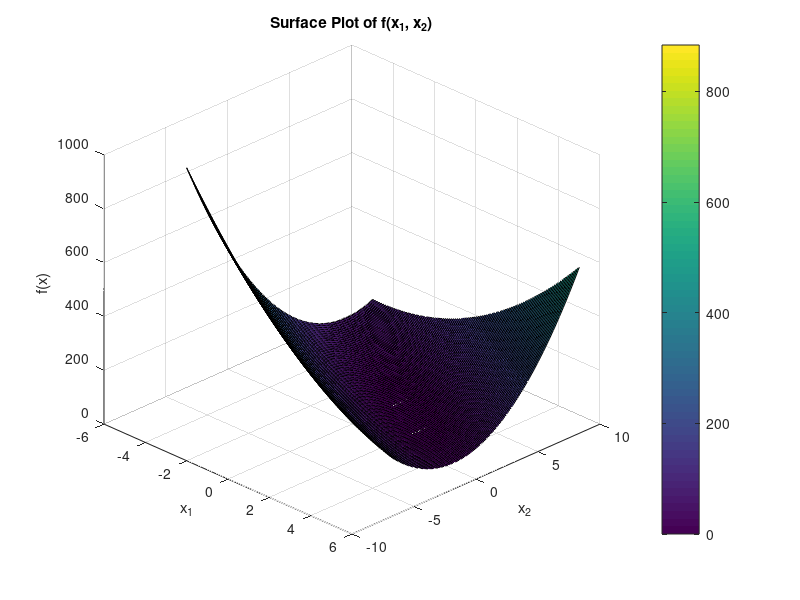

MATLAB code to generate this figure:
clear; clc; close all;

% --- Define Function and Gradients ---
f = @(x) (x(1) + 2*x(2) - 7)^2 + (2*x(1) + x(2) - 5)^2;

% Gradient Function (returns column vector)
grad_f = @(x) [10*x(1) + 8*x(2) - 34; 
               8*x(1) + 10*x(2) - 38];

% Hessian Function (Constant for this problem)
hess_f = @(x) [10, 8; 
               8, 10];

tol = 1e-6;

%% --- Part (b): Plotting ---
fprintf('Generating plot...\n');
[X, Y] = meshgrid(-5:0.1:5, -5:0.1:10); % Centered roughly around (1,3)
Z = (X + 2.*Y - 7).^2 + (2.*X + Y - 5).^2;

figure;
surf(X, Y, Z);
xlabel('x_1'); ylabel('x_2'); zlabel('f(x)');
title('Surface Plot of f(x_1, x_2)');
colorbar;
view(45, 30);

%% --- Part (c): Newton's Method ---
fprintf('\n--- Part (c): Newton''s Method ---\n');

guesses = [0, 0; 5, 5]; % Two different initial guesses

for k = 1:2
    x_curr = guesses(k, :)'; % Transpose to column vector
    iter = 0;
    err = 100;
    
    fprintf('Start Guess: [%.1f, %.1f]\n', x_curr(1), x_curr(2));
    
    while err > tol
        iter = iter + 1;
        
        g = grad_f(x_curr);
        H = hess_f(x_curr);
        
        % Newton Step: x_new = x - H\g
        % Note: For a quadratic function, this finds exact min in 1 step
        step = H \ g;
        x_new = x_curr - step;
        
        err = norm(x_new - x_curr);
        x_curr = x_new;
        
        if iter > 50, break; end 
    end
    fprintf('  Minima: [%.6f, %.6f]\n', x_curr(1), x_curr(2));
    fprintf('  Iterations: %d\n', iter);
end

%% --- Part (d): BFGS Method ---
fprintf('\n--- Part (d): BFGS Method ---\n');

for k = 1:2
    x_curr = guesses(k, :)';
    iter = 0;
    n = length(x_curr);
    I = eye(n);
    B_inv = I; % Initial Inverse Hessian Approximation
    err = 100;
    
    fprintf('Start Guess: [%.1f, %.1f]\n', x_curr(1), x_curr(2));
    
    while err > tol && iter < 50
        iter = iter + 1;
        
        grad = grad_f(x_curr);
        
        % Search direction
        p = -B_inv * grad;
        
        % In full BFGS we do a line search here. 
        % For simplicity/demonstration, we use step size alpha = 1 
        % (works well for quadratic-like problems near minimum)
        alpha = 1; 
        
        x_new = x_curr + alpha * p;
        
        % Update data for BFGS
        s = x_new - x_curr;        % Change in position
        y = grad_f(x_new) - grad;  % Change in gradient
        
        % Check for convergence before update to avoid division by zero if s is tiny
        if norm(s) < tol
            x_curr = x_new;
            break; 
        end
        
        % BFGS Update Formula (for Inverse Hessian)
        rho = 1 / (y' * s);
        
        term1 = (I - rho * s * y');
        term2 = (I - rho * y * s');
        B_inv = term1 * B_inv * term2 + rho * (s * s');
        
        err = norm(grad_f(x_new)); % Gradient norm as stopping criterion usually better
        x_curr = x_new;
    end
    fprintf('  Minima: [%.6f, %.6f]\n', x_curr(1), x_curr(2));
    fprintf('  Iterations: %d\n', iter);
end
